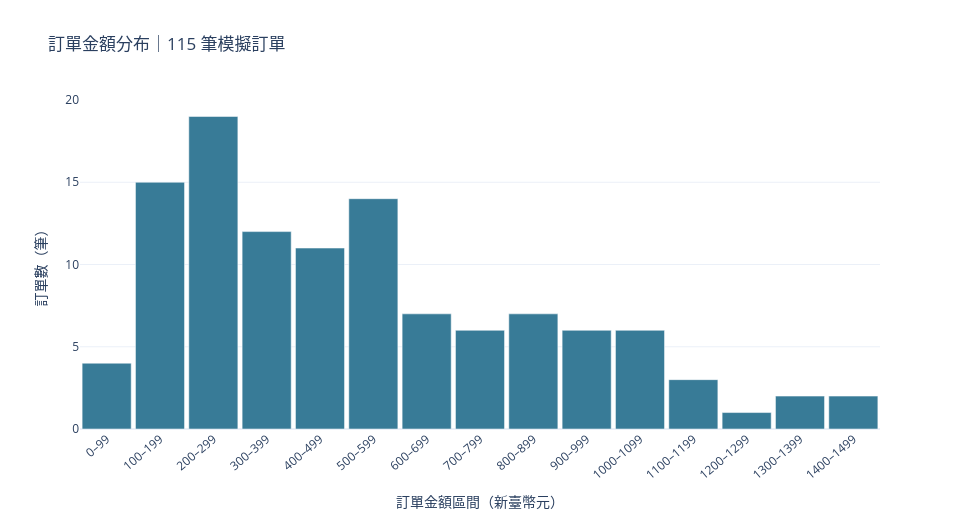

The notebook cell saved with this chart:
### Markdown cell above
### 1. 訂單金額分布

將金額每 100 元分成一組，查看 115 筆訂單集中在哪些區間。這裡畫的是各區間的實際訂單數。

### Code cell
# 先彙整成區間筆數，互動圖只保留分布摘要。
bins = list(range(0, 1501, 100))
amount_groups = pd.cut(df["order_amount_twd"], bins=bins, right=False)
amount_counts = amount_groups.value_counts(sort=False)
distribution = pd.DataFrame({
    "金額區間": [f"{int(interval.left)}–{int(interval.right)-1}" for interval in amount_counts.index],
    "訂單數": amount_counts.values,
})
fig = px.bar(distribution, x="金額區間", y="訂單數",
             title="訂單金額分布｜115 筆模擬訂單", color_discrete_sequence=["#387B97"])
fig.update_layout(xaxis_title="訂單金額區間（新臺幣元）", yaxis_title="訂單數（筆）", bargap=0.08)
fig.update_xaxes(tickangle=-40)
fig.write_image(figure_dir / "01_amount_distribution.png", scale=2)
fig.show()

### Figure 1 — Plotly figure (JSON) as saved in the notebook; plotly's stock layout.template omitted (floating-point values rounded to 4 significant figures)
{"data": [{"hovertemplate": "金額區間=%{x}<br>訂單數=%{y}<extra></extra>", "legendgroup": "", "marker": {"color": "#387B97", "pattern": {"shape": ""}}, "name": "", "orientation": "v", "showlegend": false, "textposition": "auto", "type": "bar", "x": ["0–99", "100–199", "200–299", "300–399", "400–499", "500–599", "600–699", "700–799", "800–899", "900–999", "1000–1099", "1100–1199", "1200–1299", "1300–1399", "1400–1499"], "xaxis": "x", "y": [4, 15, 19, 12, 11, 14, 7, 6, 7, 6, 6, 3, 1, 2, 2], "yaxis": "y"}], "layout": {"bargap": 0.08, "barmode": "relative", "height": 520, "legend": {"tracegroupgap": 0}, "title": {"text": "訂單金額分布｜115 筆模擬訂單"}, "width": 960, "xaxis": {"anchor": "y", "domain": [0.0, 1.0], "tickangle": -40, "title": {"text": "訂單金額區間（新臺幣元）"}}, "yaxis": {"anchor": "x", "domain": [0.0, 1.0], "title": {"text": "訂單數（筆）"}}}}
